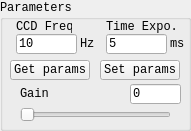
    <widget class="QGroupBox" name="PARAMS_STATIC">
     <property name="geometry">
      <rect>
       <x>10</x>
       <y>220</y>
       <width>191</width>
       <height>131</height>
      </rect>
     </property>
     <property name="font">
      <font>
       <family>Consolas</family>
       <pointsize>9</pointsize>
       <weight>50</weight>
       <bold>false</bold>
      </font>
     </property>
     <property name="mouseTracking">
      <bool>false</bool>
     </property>
     <property name="title">
      <string>Parameters</string>
     </property>
     <widget class="QLabel" name="GAIN_STATIC">
      <property name="geometry">
       <rect>
        <x>20</x>
        <y>87</y>
        <width>28</width>
        <height>14</height>
       </rect>
      </property>
      <property name="font">
       <font>
        <family>Consolas</family>
        <pointsize>9</pointsize>
        <weight>50</weight>
        <bold>false</bold>
       </font>
      </property>
      <property name="mouseTracking">
       <bool>false</bool>
      </property>
      <property name="text">
       <string>Gain</string>
      </property>
      <property name="alignment">
       <set>Qt::AlignLeading|Qt::AlignLeft|Qt::AlignVCenter</set>
      </property>
     </widget>
     <widget class="QLineEdit" name="GAIN_EDIT">
      <property name="geometry">
       <rect>
        <x>130</x>
        <y>84</y>
        <width>51</width>
        <height>20</height>
       </rect>
      </property>
      <property name="font">
       <font>
        <family>Consolas</family>
        <pointsize>9</pointsize>
        <weight>50</weight>
        <bold>false</bold>
       </font>
      </property>
      <property name="mouseTracking">
       <bool>false</bool>
      </property>
      <property name="text">
       <string>0</string>
      </property>
     </widget>
     <widget class="QSlider" name="GAIN_SLIDER">
      <property name="geometry">
       <rect>
        <x>20</x>
        <y>105</y>
        <width>151</width>
        <height>20</height>
       </rect>
      </property>
      <property name="font">
       <font>
        <family>Consolas</family>
        <pointsize>9</pointsize>
        <weight>50</weight>
        <bold>false</bold>
       </font>
      </property>
      <property name="mouseTracking">
       <bool>false</bool>
      </property>
      <property name="orientation">
       <enum>Qt::Horizontal</enum>
      </property>
     </widget>
     <widget class="QPushButton" name="SET_PARAMS_BUTTON">
      <property name="geometry">
       <rect>
        <x>100</x>
        <y>60</y>
        <width>80</width>
        <height>20</height>
       </rect>
      </property>
      <property name="font">
       <font>
        <family>Consolas</family>
        <pointsize>9</pointsize>
        <weight>50</weight>
        <bold>false</bold>
       </font>
      </property>
      <property name="mouseTracking">
       <bool>false</bool>
      </property>
      <property name="text">
       <string>Set params</string>
      </property>
     </widget>
     <widget class="QPushButton" name="GET_PARAMS_BUTTON">
      <property name="geometry">
       <rect>
        <x>10</x>
        <y>60</y>
        <width>80</width>
        <height>20</height>
       </rect>
      </property>
      <property name="font">
       <font>
        <family>Consolas</family>
        <pointsize>9</pointsize>
        <weight>50</weight>
        <bold>false</bold>
       </font>
      </property>
      <property name="mouseTracking">
       <bool>false</bool>
      </property>
      <property name="text">
       <string>Get params</string>
      </property>
     </widget>
     <widget class="QLineEdit" name="DUTY_EDIT">
      <property name="geometry">
       <rect>
        <x>106</x>
        <y>34</y>
        <width>61</width>
        <height>20</height>
       </rect>
      </property>
      <property name="font">
       <font>
        <family>Consolas</family>
        <pointsize>9</pointsize>
        <weight>50</weight>
        <bold>false</bold>
       </font>
      </property>
      <property name="mouseTracking">
       <bool>false</bool>
      </property>
      <property name="text">
       <string>5</string>
      </property>
     </widget>
     <widget class="QLineEdit" name="CCD_FREQ_EDIT">
      <property name="geometry">
       <rect>
        <x>16</x>
        <y>34</y>
        <width>61</width>
        <height>20</height>
       </rect>
      </property>
      <property name="font">
       <font>
        <family>Consolas</family>
        <pointsize>9</pointsize>
        <weight>50</weight>
        <bold>false</bold>
       </font>
      </property>
      <property name="mouseTracking">
       <bool>false</bool>
      </property>
      <property name="text">
       <string>10</string>
      </property>
     </widget>
     <widget class="QLabel" name="DUTY_UNIT">
      <property name="geometry">
       <rect>
        <x>170</x>
        <y>37</y>
        <width>14</width>
        <height>14</height>
       </rect>
      </property>
      <property name="font">
       <font>
        <family>Consolas</family>
        <pointsize>9</pointsize>
        <weight>50</weight>
        <bold>false</bold>
       </font>
      </property>
      <property name="mouseTracking">
       <bool>false</bool>
      </property>
      <property name="text">
       <string>ms</string>
      </property>
     </widget>
     <widget class="QLabel" name="DUTY">
      <property name="geometry">
       <rect>
        <x>106</x>
        <y>20</y>
        <width>70</width>
        <height>14</height>
       </rect>
      </property>
      <property name="font">
       <font>
        <family>Consolas</family>
        <pointsize>9</pointsize>
        <weight>50</weight>
        <bold>false</bold>
       </font>
      </property>
      <property name="mouseTracking">
       <bool>false</bool>
      </property>
      <property name="text">
       <string>Time Expo.</string>
      </property>
      <property name="alignment">
       <set>Qt::AlignLeading|Qt::AlignLeft|Qt::AlignVCenter</set>
      </property>
     </widget>
     <widget class="QLabel" name="CCD_FREQ">
      <property name="geometry">
       <rect>
        <x>16</x>
        <y>20</y>
        <width>56</width>
        <height>14</height>
       </rect>
      </property>
      <property name="font">
       <font>
        <family>Consolas</family>
        <pointsize>9</pointsize>
        <weight>50</weight>
        <bold>false</bold>
       </font>
      </property>
      <property name="mouseTracking">
       <bool>false</bool>
      </property>
      <property name="text">
       <string>CCD Freq</string>
      </property>
      <property name="alignment">
       <set>Qt::AlignLeading|Qt::AlignLeft|Qt::AlignVCenter</set>
      </property>
     </widget>
     <widget class="QLabel" name="CCD_FREQ_UNIT">
      <property name="geometry">
       <rect>
        <x>80</x>
        <y>37</y>
        <width>14</width>
        <height>14</height>
       </rect>
      </property>
      <property name="font">
       <font>
        <family>Consolas</family>
        <pointsize>9</pointsize>
        <weight>50</weight>
        <bold>false</bold>
       </font>
      </property>
      <property name="mouseTracking">
       <bool>false</bool>
      </property>
      <property name="text">
       <string>Hz</string>
      </property>
     </widget>
    </widget>
